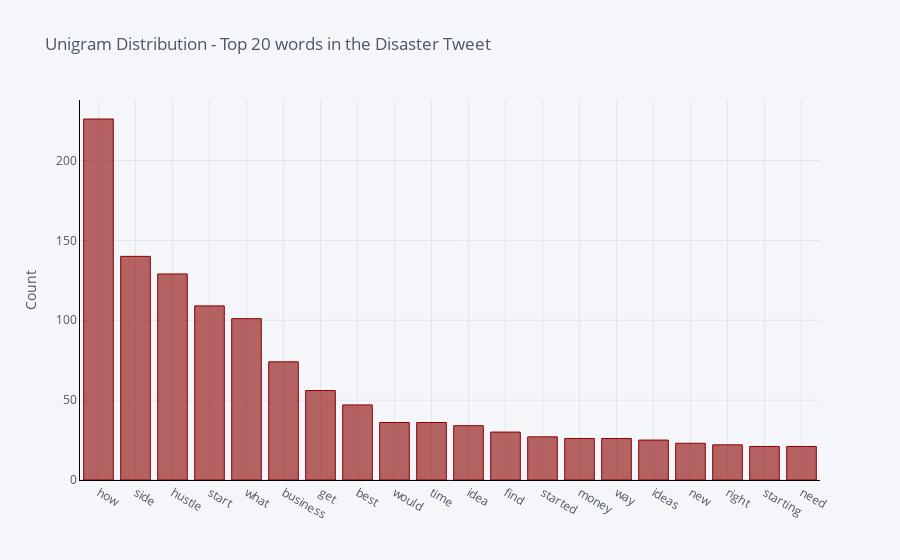

This figure's notebook cell:
### Markdown cell above
### N-Gram Analysis

### Code cell
import cufflinks as cf
cf.go_offline()
cf.set_config_file(offline=False, world_readable=True)

def top_word(corpus, n=None):
    vec = CountVectorizer(ngram_range=(1, 1)).fit(corpus)
    bag_of_words = vec.transform(corpus)
    sum_words = bag_of_words.sum(axis=0) 
    words_freq = [(word, sum_words[0, idx]) for word, idx in vec.vocabulary_.items()]
    words_freq =sorted(words_freq, key = lambda x: x[1], reverse=True)
    return words_freq[:n]
Business_Idea = top_word(dataset['tokinized'], 20)
# unig_nondisaster = top_word(dataset[dataset['target']==0]['tokinized'], 20)

Business_Idea = pd.DataFrame(Business_Idea, columns = ['tweet_word' , 'count'])
# unig_nondisaster= pd.DataFrame(unig_nondisaster, columns = ['tweet_word' , 'count'])

Business_Idea.groupby('tweet_word').sum()['count'].sort_values(ascending=False).iplot(
    kind='bar', yTitle='Count', linecolor='black', color='darkred',title='Unigram Distribution - Top 20 words in the Disaster Tweet')
# unig_nondisaster.groupby('tweet_word').sum()['count'].sort_values(ascending=False).iplot(
#     kind='bar', yTitle='Count', linecolor='black',color='darkgreen',title='Unigram Distribution - Top 20 words in the Disaster Tweet')

### Figure 1 — Plotly figure (JSON) as saved in the notebook; plotly's stock layout.template omitted (floating-point values rounded to 4 significant figures)
{"data": [{"marker": {"color": "rgba(139, 0, 0, 0.6)", "line": {"color": "rgba(139, 0, 0, 1.0)", "width": 1}}, "name": "count", "orientation": "v", "text": "", "type": "bar", "x": ["how", "side", "hustle", "start", "what", "business", "get", "best", "would", "time", "idea", "find", "started", "money", "way", "ideas", "new", "right", "starting", "need"], "y": [226, 140, 129, 109, 101, 74, 56, 47, 36, 36, 34, 30, 27, 26, 26, 25, 23, 22, 21, 21]}], "layout": {"legend": {"bgcolor": "#F5F6F9", "font": {"color": "#4D5663"}}, "paper_bgcolor": "#F5F6F9", "plot_bgcolor": "#F5F6F9", "title": {"font": {"color": "#4D5663"}, "text": "Unigram Distribution - Top 20 words in the Disaster Tweet"}, "xaxis": {"gridcolor": "#E1E5ED", "linecolor": "black", "showgrid": true, "tickfont": {"color": "#4D5663"}, "title": {"font": {"color": "#4D5663"}, "text": ""}, "zerolinecolor": "#E1E5ED"}, "yaxis": {"gridcolor": "#E1E5ED", "linecolor": "black", "showgrid": true, "tickfont": {"color": "#4D5663"}, "title": {"font": {"color": "#4D5663"}, "text": "Count"}, "zerolinecolor": "#E1E5ED"}}}
